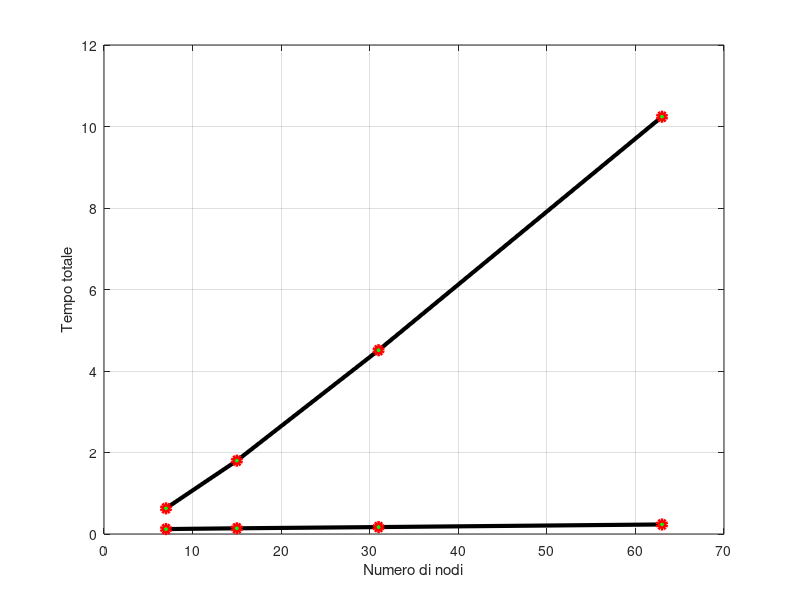

Recreate this plot in MATLAB.
clc;
clear all;
close all;

nodi=[7 15 31 63];
tempototalemininet=[0.63 1.8 4.51 10.24]
tempototalenemo=[0.121 0.14 0.17 0.234]

plot(nodi, tempototalemininet,'- k o' , 'LineWidth' , 3 , 'MarkerSize', 6,'MarkerEdgeColor','red','MarkerFaceColor','green')
xlabel('Numero di nodi')
ylabel('Tempo totale mininet')
hold on
plot(nodi, tempototalenemo,'- k o' , 'LineWidth' , 3 , 'MarkerSize', 6,'MarkerEdgeColor','red','MarkerFaceColor','green')
xlabel('Numero di nodi')
ylabel('Tempo totale')
grid on